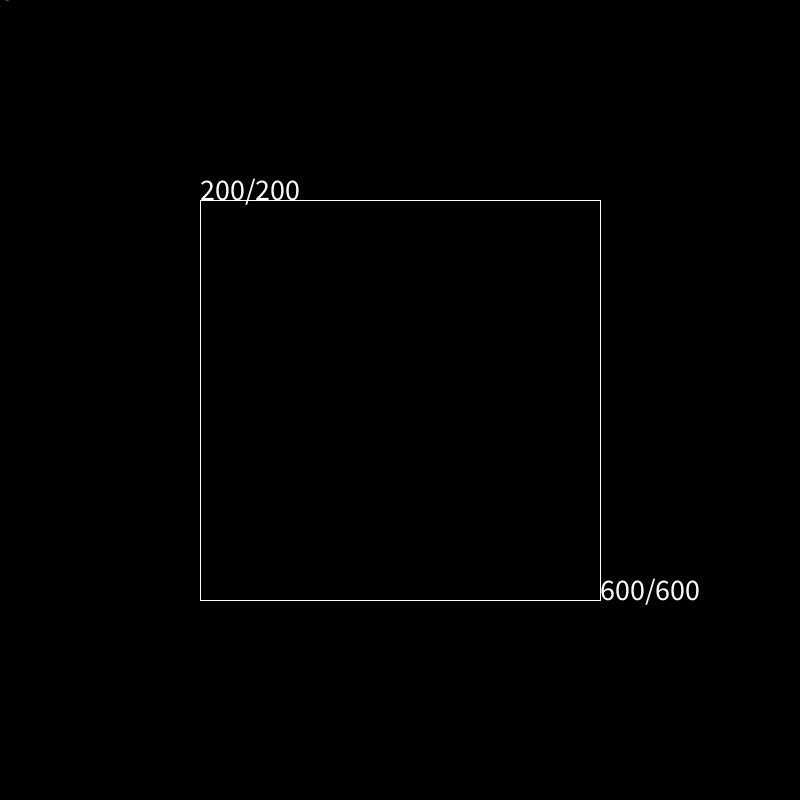
Frame 1 (no input)
Frame 60 (the mouse pressed at the canvas centre just before this capture): identical to frame 1, image omitted
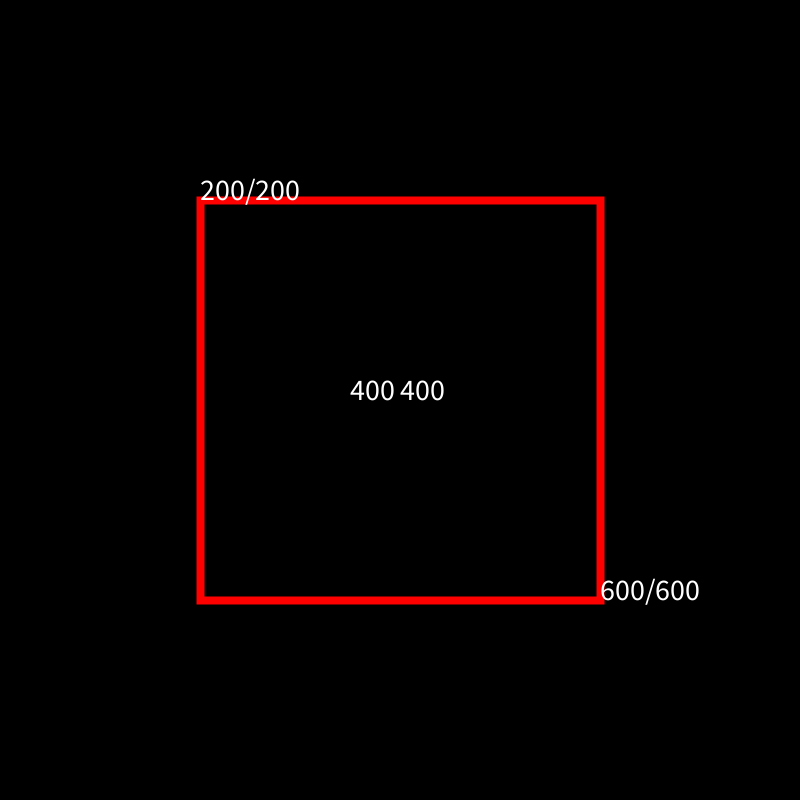
Frame 120 (the mouse held since frame 60 and released just before this capture)

The Processing sketch that drew these frames (run headless with seeded random() and noise(); from frame 60 on, the mouse is pressed at the canvas centre):

// Processing sketch: WoBinIch
// ── WoBinIch.pde
// Autor:       Mohamad Khallouf
// Matrikelnr.: 36794
// Datum:        11.11.22
// Beschreibung: mouse hover effect


void setup(){
    size(800,800);
    background(0);
    surface.setTitle("wo bin ich?");

}

void draw(){
  background(0);

  rectMode(CENTER);
  
  if(mouseX > 200 && mouseY > 200 && mouseX < 600 && mouseY < 600){
    stroke(255,0,0);
    strokeWeight(8);
    noFill();
    rect(width/2, height/2, width/2, height/2);
  } else {
    noFill();
    stroke(255);
    strokeWeight(1);
    rect(width/2, height/2, width/2, height/2);
  }
  
  textSize(30);
  fill(255);
  text("200/200", width/4, height/4);
  text("600/600", (width/4)*3, (height/4)*3);
  
  text(mouseX,mouseX-50,mouseY);
  text(mouseY,mouseX,mouseY);
  
  
  
}
